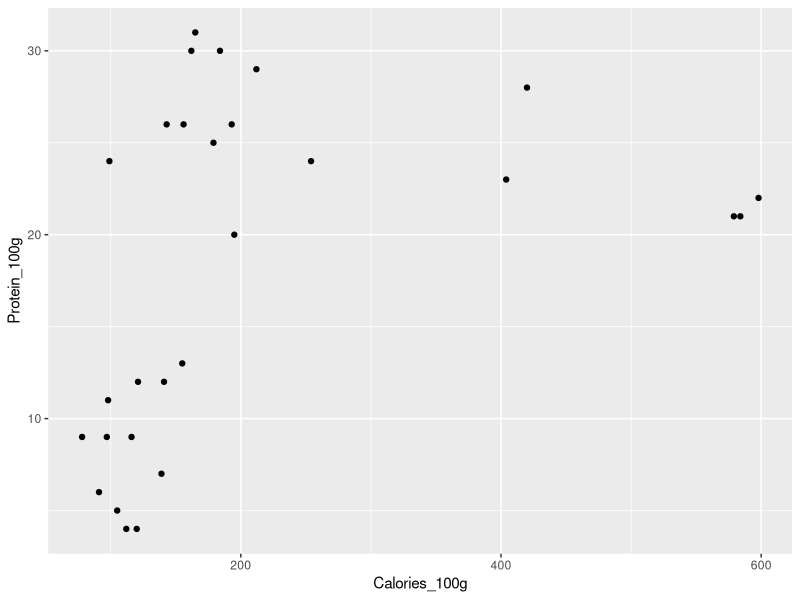

This chart was generated by the following R code:
library(tidyverse)
df <- read_csv('protein_sources.csv')

scatter <- ggplot(data = df,mapping = aes(x=Calories_100g, y = Protein_100g)) +
  geom_point()

scatter
